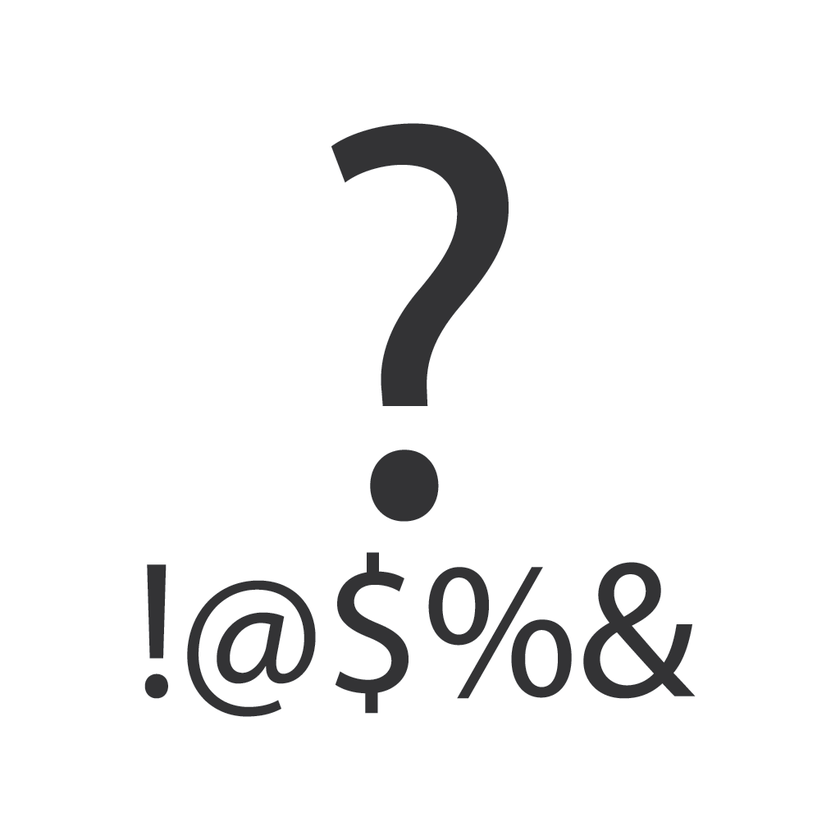
#> input picture src/assets/missing.png, 840 x 840 px, shrunk from 1024 x 1024 before the run
$ python cartoon.py ../../../src/assets/missing.png
#> lines starting #> are read from the running program, lines starting #| are printed output that depends on the picture
import cv2
import sys
import os

def cartoonify_image(image_path):
#> called with image_path = '../../../src/assets/missing.png'
    img = cv2.imread(image_path)
#> img is the input picture: shape (840, 840, 3); mean B, G, R 241.7, 241.5, 241.5
    if img is None:
        raise ValueError(f"Can't load image: {image_path}")

    # Smooth the colors
    color = img.copy()
    for _ in range(5):
        color = cv2.bilateralFilter(color, d=9, sigmaColor=90, sigmaSpace=90)

    # Soft edge-preserving filter
    smooth = cv2.edgePreservingFilter(color, flags=1, sigma_s=60, sigma_r=0.4)

    # Boost saturation and brightness
    hsv = cv2.cvtColor(smooth, cv2.COLOR_BGR2HSV)
#> hsv: shape (840, 840, 3); mean H, S, V 9, 0.6, 241.7
    hsv[...,1] = cv2.subtract(hsv[...,1], 10)  # decrease saturation
#> hsv: shape (840, 840, 3); mean H, S, V 9, 0, 241.7
    hsv[...,2] = cv2.add(hsv[...,2], 40)  # brightness
#> hsv: shape (840, 840, 3); mean H, S, V 9, 0, 244.5
    cartoon = cv2.cvtColor(hsv, cv2.COLOR_HSV2BGR)
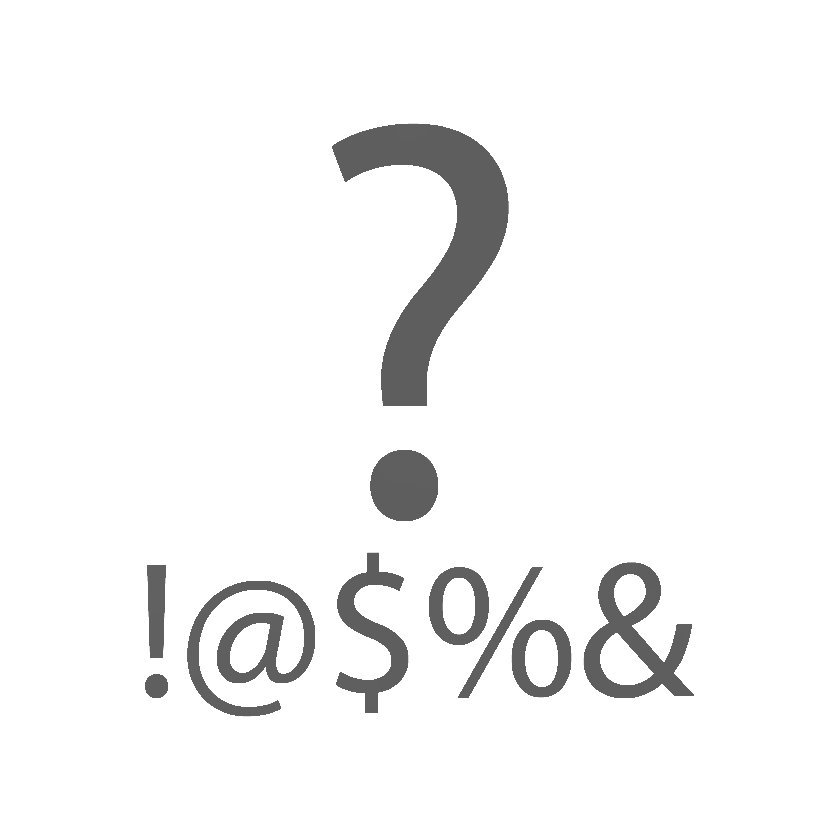
#> cartoon: shape (840, 840, 3); mean B, G, R 244.5, 244.5, 244.5

    # Overwrite original
    cv2.imwrite(image_path, cartoon)
    return True

if __name__ == "__main__":
    if len(sys.argv) < 2:
        print("Usage: python cartoonify.py <image1> <image2> ...")
        sys.exit(1)

    image_paths = sys.argv[1:]
    total = len(image_paths)

    for i, image_path in enumerate(image_paths, 1):
        try:
            if os.path.exists(image_path):
                cartoonify_image(image_path)
                print(f"SUCCESS: {i}/{total} - {os.path.basename(image_path)}")
            else:
                print(f"ERROR: {i}/{total} - File not found: {image_path}")
        except Exception as e:
            print(f"ERROR: {i}/{total} - {image_path}: {str(e)}")

    print(f"Completed processing {total} images")
